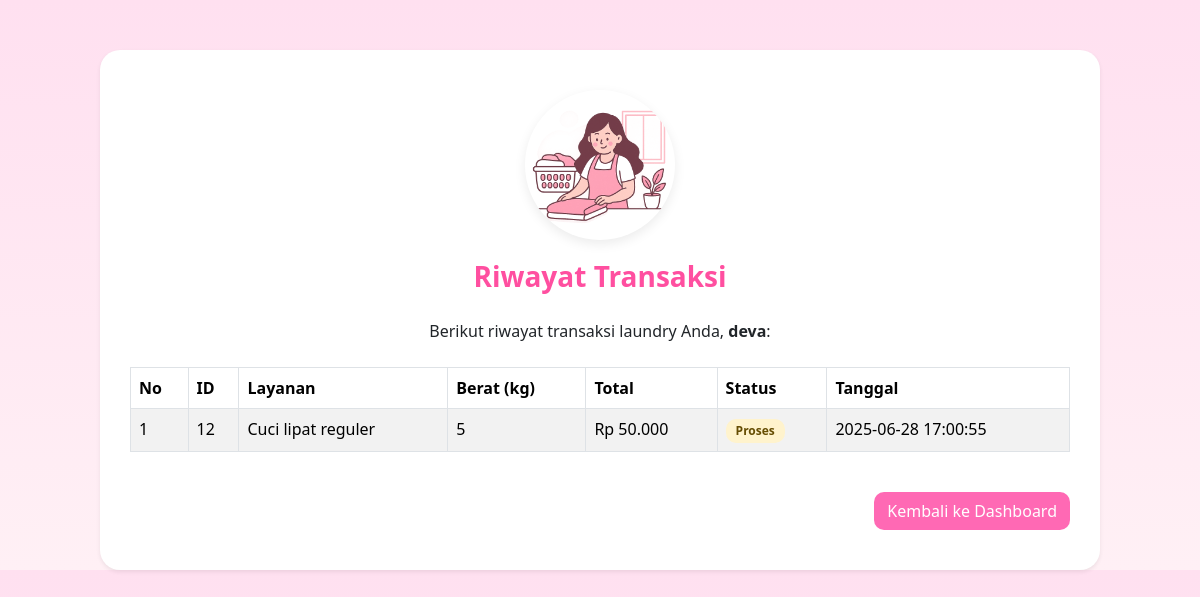
Page /user/riwayat.php (signed in) on the committed database.
### tables this page shows
CREATE TABLE `transaksi` (
  `id` int(11) NOT NULL,
  `user_id` int(11) DEFAULT NULL,
  `layanan_id` int(11) DEFAULT NULL,
  `berat` float NOT NULL,
  `total` int(11) NOT NULL,
  `status` varchar(20) DEFAULT NULL,
  `status_id` int(11) DEFAULT NULL,
  `tanggal` timestamp NOT NULL DEFAULT current_timestamp(),
  `id_user` int(11) DEFAULT NULL
);

CREATE TABLE `layanan` (
  `id` int(11) NOT NULL,
  `nama_layanan` varchar(100) NOT NULL,
  `harga` decimal(10,2) DEFAULT NULL,
  `kategori_id` int(11) DEFAULT NULL,
  `nama` varchar(100) NOT NULL
);

### user/riwayat.php (the view, shortened to what this page needs)
<?php
include '../includes/db.php';
$username = $_SESSION['username'];
$user_id = $_SESSION['user_id'];
?>
<!DOCTYPE html>
<html lang="id">
<head>
    <link href="https://cdn.jsdelivr.net/npm/bootstrap@5.3.3/dist/css/bootstrap.min.css" rel="stylesheet">
</head>
<body>
<div class="container shadow-sm">
    <img src="../assets/images/logo.png" alt="Logo Luxe Wash" class="logo-img img-fluid">
    <h3>Riwayat Transaksi</h3>
    <p class="mb-4 text-center">Berikut riwayat transaksi laundry Anda, <strong><?= htmlspecialchars($username) ?></strong>:</p>
    <?php
    $query = mysqli_query($conn, "
        SELECT t.*, l.nama_layanan
        FROM transaksi t
        LEFT JOIN layanan l ON t.layanan_id = l.id
        WHERE t.user_id = '$user_id'
        ORDER BY t.tanggal DESC
    ");
    if (mysqli_num_rows($query) > 0): ?>
        <div class="table-responsive">
            <table class="table table-bordered table-striped">
                <thead>
                    <tr>
                        <th>No</th>
                        <th>ID</th>
                        <th>Layanan</th>
                        <th>Berat (kg)</th>
                        <th>Total</th>
                        <th>Status</th>
                        <th>Tanggal</th>
                    </tr>
                </thead>
                <tbody>
                    <?php $no = 1; while ($row = mysqli_fetch_assoc($query)): ?>
                    <tr>
                        <td><?= $no++ ?></td>
                        <td><?= htmlspecialchars($row['id']) ?></td>
                        <td><?= htmlspecialchars($row['nama_layanan'] ?? 'Tidak diketahui') ?></td>
                        <td><?= htmlspecialchars($row['berat']) ?></td>
                        <td>Rp <?= number_format($row['total'], 0, ',', '.') ?></td>
                        <td>
                            <?php
                                $status = strtolower($row['status']);
                                $badgeClass = 'badge ';
                                if ($status == 'selesai') $badgeClass .= 'selesai';
                                elseif ($status == 'proses') $badgeClass .= 'proses';
                                else $badgeClass .= 'menunggu';
                            ?>
                            <span class="<?= $badgeClass ?>"><?= ucfirst($status) ?></span>
                        </td>
                        <td><?= htmlspecialchars($row['tanggal']) ?></td>
                    </tr>
                    <?php endwhile; ?>
                </tbody>
            </table>
        </div>
    <?php else: ?>
        <p class="text-muted mt-3 text-center">Belum ada transaksi yang tercatat.</p>
    <?php endif; ?>
    <div class="text-end">
        <a href="dashboard.php" class="btn btn-back mt-4">Kembali ke Dashboard</a>
    </div>
</div>
</body>
</html>

### user/riwayat.php (style rules this page uses)
body { background: linear-gradient(to bottom, #ffe0f0, #fff0f5); font-family: 'Segoe UI', sans-serif; padding-top: 50px; }
.container { background: white; border-radius: 20px; padding: 40px 30px; box-shadow: 0 10px 30px rgba(255, 105, 180, 0.15); max-width: 1000px; }
h3 { color: #ff4fa0; font-weight: bold; text-align: center; margin-bottom: 25px; }
.btn-back { background-color: #ff69b4; color: white; border-radius: 10px; }
table thead { background-color: #ffe6f0; color: #d63384; }
.badge { padding: 6px 10px; font-size: 12px; border-radius: 10px; }
.badge.proses { background-color: #fff3cd; color: #664d03; }
.logo-img { max-width: 150px; display: block; margin: 0 auto 20px; border-radius: 50%; box-shadow: 0 4px 12px rgba(0, 0, 0, 0.08); }

### rows in the picture
transaksi: id "12", layanan.nama_layanan "Cuci lipat reguler", berat "5", total "50.000", status "Proses", tanggal "2025-06-28 17:00:55"

### other values in the picture
$username "deva"
